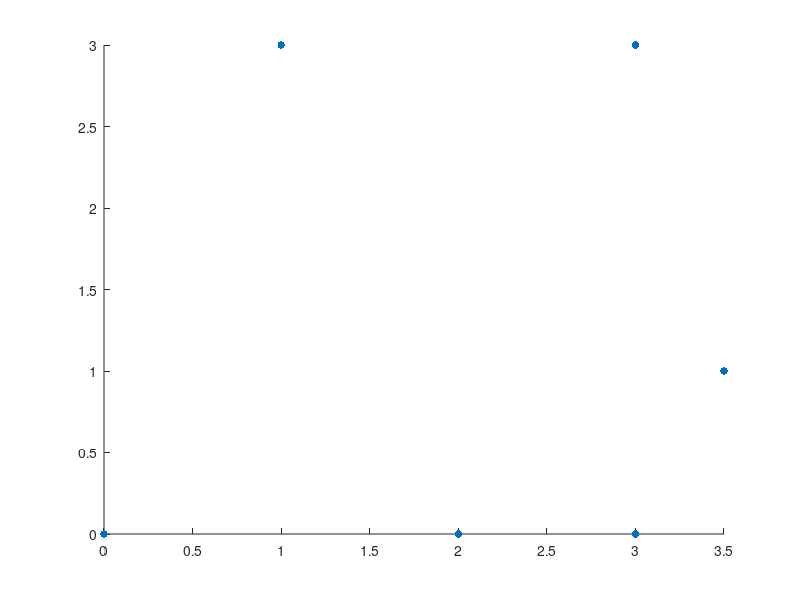

Write MATLAB code to recreate this figure. (Note: this script raises an error after producing the figure.)
N = 25;
tocke = [0 1 2 3 3 3.5; 0 3 0 0 3 1];
alfa = linspace(0, 1, N);


hold on
% izrišemo tocke
scatter(tocke(1, :), tocke(2, :), 30, 'filled', 'red');

% animirana krvivulja
h = animatedline;
xlim([min(tocke(1, :))-1, max(tocke(1, :))+1])
ylim([min(tocke(2, :))-1, max(tocke(2, :))+1])

% animacija za vsak alfa
for j = 1:N
    % interpolacija po segmentih
    s = interpoliraj(tocke, alfa(j));

    % izrisemo krivulje po segmentih
    N_2 = size(tocke, 2);
    for segment_start = 1:3:3*(N_2-1)
        % izberemo segment
        b = s(:, segment_start:segment_start+3);

        % izvedemo deCasteljau algoritem da dobimo vse tocke
        t = linspace(0, 1, 200);
        curve = zeros(2, length(t));
        for i = 1:length(t)
            [~, vrednost, ~] = deCasteljau(b, t(i));
            curve(:, i) = vrednost; 
        end
        
        addpoints(h, curve(1, :), curve(2, :))
    end
    drawnow
    textBox = text(s(1, end) + 0.25, s(2, end), "alfa = " + num2str(alfa(j)));
    
    pause(1)
    if j ~= N
        clearpoints(h)
        drawnow
        delete(textBox)
    end
end
    
hold off